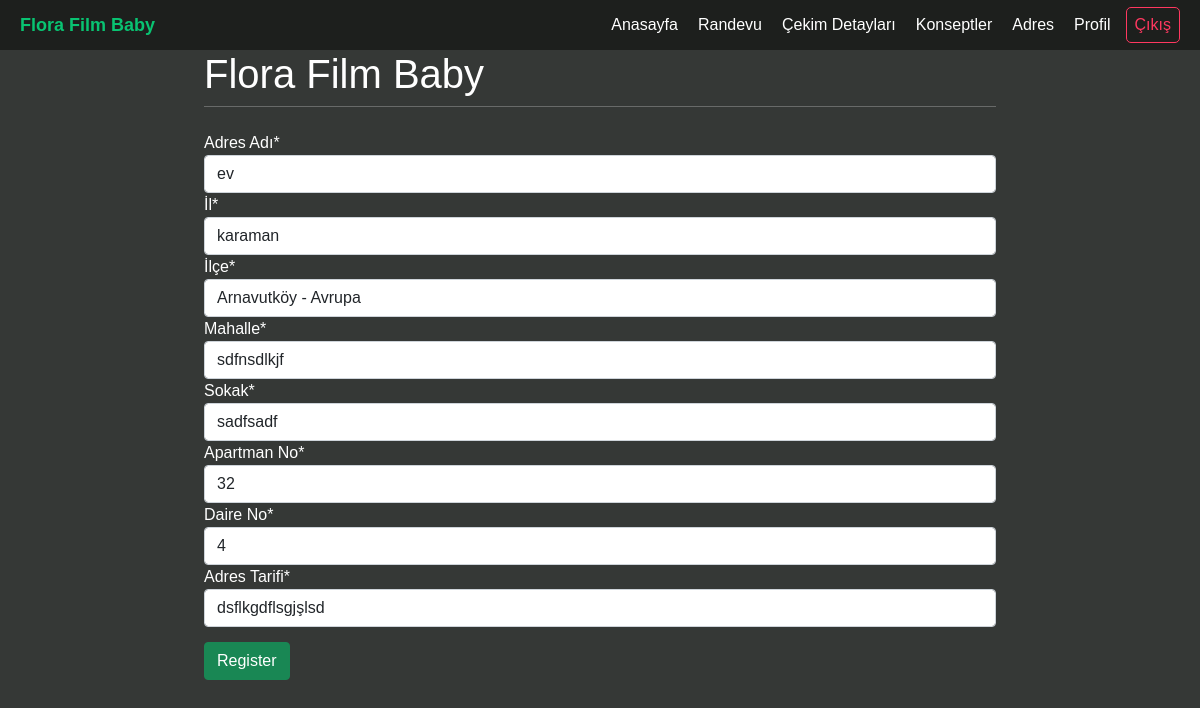
The app's page /profileaddress/ (signed in) with its own data.
### user/models.py (models this page shows, shortened)
class Address(models.Model):
    user = models.ForeignKey(User, on_delete=models.CASCADE)
    name = models.CharField(max_length=100)
    city = models.CharField(max_length=100)
    district = models.ForeignKey(District, on_delete=models.CASCADE)
    neighbourhood = models.CharField(max_length=100)
    street_name = models.CharField(max_length=100)
    building_num = models.CharField(max_length=10)
    flat_num = models.CharField(max_length=10)
    address_instructions = models.CharField(max_length=300)

class District(models.Model):
    name = models.CharField(max_length=40)
    continent = models.CharField(max_length=15)
    def __str__(self):
        return (self.name +" - "+self.continent)

### user/views.py (the view, shortened to what this page needs)
# urls.py: path("profileaddress/", views.profileaddress, name="profileaddress"),
@login_required
def profileaddress(request):
    current_user = request.user
    form = PartialProfileForm()
    item = Address.objects.filter(user=current_user)
    if item.exists():
        form = PartialProfileForm(instance = item[0])
    return render(request, 'user/profileaddress.html', {'form':form})

### user/forms.py
class PartialProfileForm(forms.ModelForm):
    class Meta:
        model = Address
        fields = ["name","city","district","neighbourhood","street_name","building_num","flat_num","address_instructions"]
        labels = {
            'name': _('Adres Adı'),
            'city': _('İl'),
            'district': _('İlçe'),
            'neighbourhood': _('Mahalle'),
            'street_name': _('Sokak'),
            'building_num': _('Apartman No'),
            'flat_num': _('Daire No'),
            'address_instructions': _('Adres Tarifi'),
        }

### user/templates/user/profileaddress.html (shortened to what this page needs)
{% extends 'homepage/base.html' %}
{% load crispy_forms_tags %}
{%block content%}
<form method="post" class="form-group">
    {{form|crispy}}
    <button type="submit" class="btn btn-success">Register</button>
</form>
{%endblock%}

### statics/css/calendar.css (style rules this page uses)
* { padding: 0; margin: 0; box-sizing: border-box; }
html { overflow-x: hidden; }
body { background-color: #353836; color: white; font-family: "Poppins", sans-serif; max-width: 100vw; overflow-x: hidden; position: relative; }
.btn-success { margin-top: 15px; }

### records on screen
Address: name "ev", city "karaman", district "Arnavutköy - Avrupa", neighbourhood "sdfnsdlkjf", street_name "sadfsadf", building_num "32", flat_num "4", address_instructions "dsflkgdflsgjşlsd"
